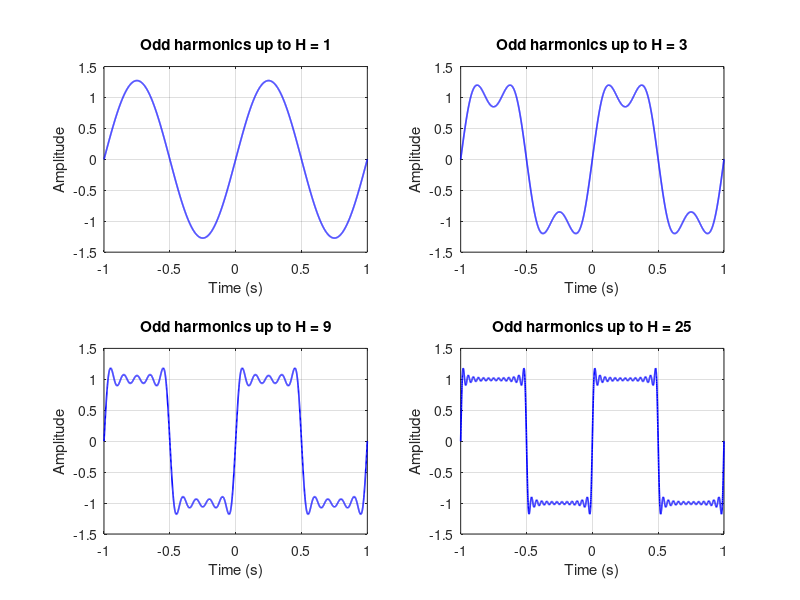

MATLAB code for this plot: (Note: this script raises an error after producing the figure.)
% Lecture 5 - Exercise 1: Fourier series square-wave approximation
% Run this script in MATLAB. It saves a comparison figure to this folder.
clear; close all; clc;

folder = fileparts(mfilename('fullpath'));
if isempty(folder), folder = pwd; end

t = linspace(-1, 1, 4000);
harmonics = [1 3 9 25];

fig = figure('Color','w','Position',[100 100 1000 680]);
for i = 1:numel(harmonics)
    H = harmonics(i);
    x = zeros(size(t));
    for k = 1:2:H
        x = x + (4/pi) * sin(2*pi*k*t) / k;
    end

    subplot(2,2,i);
    plot(t, x, 'b', 'LineWidth', 1.2);
    grid on;
    xlabel('Time (s)'); ylabel('Amplitude');
    title(sprintf('Odd harmonics up to H = %d', H));
    xlim([-1 1]); ylim([-1.5 1.5]);
end
sgtitle('Exercise 1: Square wave from odd harmonics');
exportgraphics(fig, fullfile(folder, 'square-wave-comparison.png'), 'Resolution', 200);
fprintf('Saved: %s\n', fullfile(folder, 'square-wave-comparison.png'));
